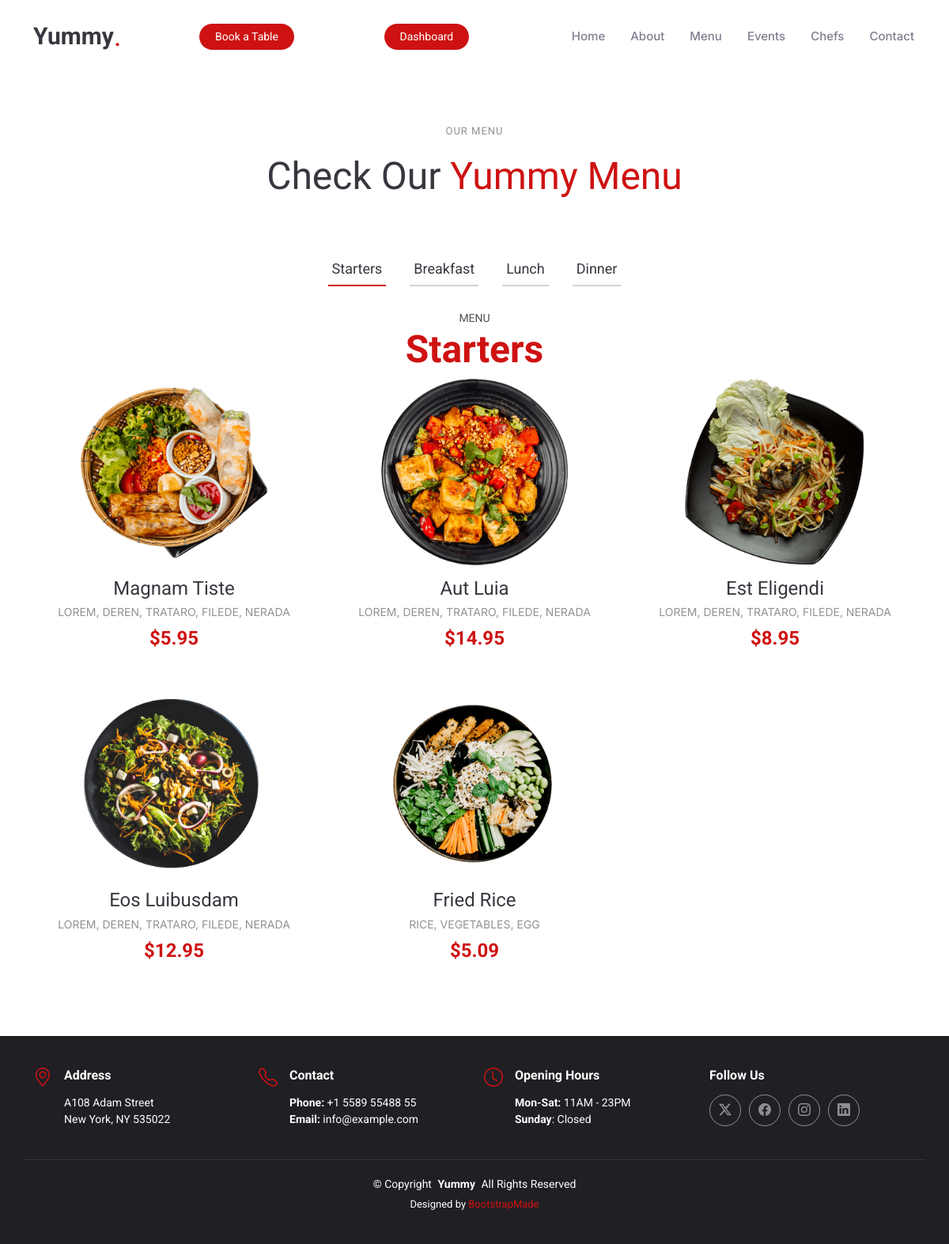
Screenshot of /menuPage/ with the database file from the repository.
### myApp/models.py (models this page shows)
class FoodModel(models.Model):
    food_image = models.ImageField(upload_to='Media/Food_Pic', null=True)
    food_name = models.CharField(max_length=200, null=True)
    food_ingredients = models.CharField(max_length=200, null=True)
    food_price= models.FloatField(null=True)

### myProject/views.py (the view)
# urls.py: path('menuPage/', menuPage, name='menuPage'),
def menuPage(req):
    foods = FoodModel.objects.all()
    return render(req, 'myAdmin/user/menu.html', {'foods':foods})

### templates/myAdmin/user/menu.html (shortened to what this page needs)
{% extends 'common/user/master.html' %}
{% load static %}
{% block body %}
<section id="menu" class="menu section">
  <div class="container section-title" data-aos="fade-up">
    <h2>Our Menu</h2>
    <p><span>Check Our</span> <span class="description-title">Yummy Menu</span></p>
  </div>
  <div class="container">
    <ul class="nav nav-tabs d-flex justify-content-center" data-aos="fade-up" data-aos-delay="100">
      <li class="nav-item">
        <a class="nav-link active show" data-bs-toggle="tab" data-bs-target="#menu-starters">
          <h4>Starters</h4>
        </a>
      </li>
      <li class="nav-item">
        <a class="nav-link" data-bs-toggle="tab" data-bs-target="#menu-breakfast">
          <h4>Breakfast</h4>
        </a>
      </li>
      <li class="nav-item">
        <a class="nav-link" data-bs-toggle="tab" data-bs-target="#menu-lunch">
          <h4>Lunch</h4>
        </a>
      </li>
      <li class="nav-item">
        <a class="nav-link" data-bs-toggle="tab" data-bs-target="#menu-dinner">
          <h4>Dinner</h4>
        </a>
      </li>
    </ul>
    <div class="tab-content" data-aos="fade-up" data-aos-delay="200">
      <div class="tab-pane fade active show" id="menu-starters">
        <div class="tab-header text-center">
          <p>Menu</p>
          <h3>Starters</h3>
          <div class="row gy-5">
            {% for food in foods %}
            <div class="col-lg-4 menu-item">
              <a href="/{{food.food_image}}" class="glightbox">
                <img src="/{{food.food_image}}" class="menu-img img-fluid" alt=""></a>
              <h4>{{food.food_name}}</h4>
              <p class="ingredients">
                {{food.food_ingredients}}
              </p>
              <p class="price">
                ${{food.food_price}}
              </p>
            </div>
            {% endfor %}
          </div>
        </div>
      </div>
    </div>
  </div>
</section>
{% endblock body %}

### static/user/assets/css/main.css (style rules this page uses)
:root { --default-font: "Roboto", system-ui, -apple-system, "Segoe UI", Roboto, "Helvetica Neue", Arial, "Noto Sans", "Liberation Sans", sans-serif, "Apple Color Emoji", "Segoe UI Emoji", "Segoe UI Symbol", "Noto Color Emoji"; --heading-font: "Amatic SC", sans-serif; --nav-font: "Inter", sans-serif; }
:root { --background-color: #ffffff; --default-color: #212529; --heading-color: #37373f; --accent-color: #ce1212; --surface-color: #ffffff; --contrast-color: #ffffff; }
:root { --nav-color: #7f7f90; --nav-hover-color: #ce1212; --nav-mobile-background-color: #ffffff; --nav-dropdown-background-color: #ffffff; --nav-dropdown-color: #7f7f90; --nav-dropdown-hover-color: #ce1212; }
:root { scroll-behavior: smooth; }
body { color: var(--default-color); background-color: var(--background-color); font-family: var(--default-font); }
a { color: var(--accent-color); text-decoration: none; transition: 0.3s; }
h1, h2, h3, h4, h5, h6 { color: var(--heading-color); font-family: var(--heading-font); }
section, .section { color: var(--default-color); background-color: var(--background-color); padding: 60px 0; scroll-margin-top: 92px; overflow: clip; }
.section-title { text-align: center; padding-bottom: 60px; position: relative; }
.section-title h2 { font-size: 13px; letter-spacing: 1px; font-weight: 400; padding: 0; margin: 0; color: color-mix(in srgb, var(--default-color), transparent 50%); display: inline-block; text-transform: uppercase; font-family: var(--default-font); }
.section-title p { color: var(--heading-color); margin: 10px 0 0 0; font-size: 48px; font-weight: 500; font-family: var(--heading-font); }
.section-title p .description-title { color: var(--accent-color); }
.menu .nav-tabs { border: 0; }
.menu .nav-link { background-color: var(--background-color); color: color-mix(in srgb, var(--default-color), transparent 20%); margin: 0 15px; padding: 10px 5px; transition: 0.3s; border-radius: 0; cursor: pointer; height: 100%; border: 0; border-bottom: 2px solid color-mix(in srgb, var(--default-color), transparent 80%); }
.menu .nav-link h4 { font-size: 18px; font-weight: 400; margin: 0; font-family: var(--default-font); }
.menu .nav-link.active { background-color: var(--background-color); color: var(--accent-color); border-color: var(--accent-color); }
.menu .tab-content .tab-header { padding: 30px 0; }
.menu .tab-content .tab-header p { font-size: 14px; text-transform: uppercase; color: color-mix(in srgb, var(--default-color), transparent 20%); margin-bottom: 0; }
.menu .tab-content .tab-header h3 { font-size: 48px; font-weight: 700; color: var(--accent-color); }
.menu .tab-content .menu-item { text-align-last: center; }
.menu .tab-content .menu-item .menu-img { padding: 0 60px; margin-bottom: 15px; }
.menu .tab-content .menu-item h4 { font-size: 24px; font-weight: 400; margin-bottom: 5px; font-family: var(--default-font); }
.menu .tab-content .menu-item .ingredients { font-family: var(--nav-font); color: color-mix(in srgb, var(--default-color), transparent 50%); margin-bottom: 5px; }
.menu .tab-content .menu-item .price { font-size: 24px; font-weight: 700; color: var(--accent-color); }

### rows the page displays
FoodModel: food_image (picture), food_name "Magnam Tiste", food_ingredients "LOREM, DEREN, TRATARO, FILEDE, NERADA", food_price "5.95"
FoodModel: food_image (picture), food_name "Aut Luia", food_ingredients "LOREM, DEREN, TRATARO, FILEDE, NERADA", food_price "14.95"
FoodModel: food_image (picture), food_name "Est Eligendi", food_ingredients "LOREM, DEREN, TRATARO, FILEDE, NERADA", food_price "8.95"
FoodModel: food_image (picture), food_name "Eos Luibusdam", food_ingredients "LOREM, DEREN, TRATARO, FILEDE, NERADA", food_price "12.95"
FoodModel: food_image (picture), food_name "Fried Rice", food_ingredients "RICE, VEGETABLES, EGG", food_price "5.09"
